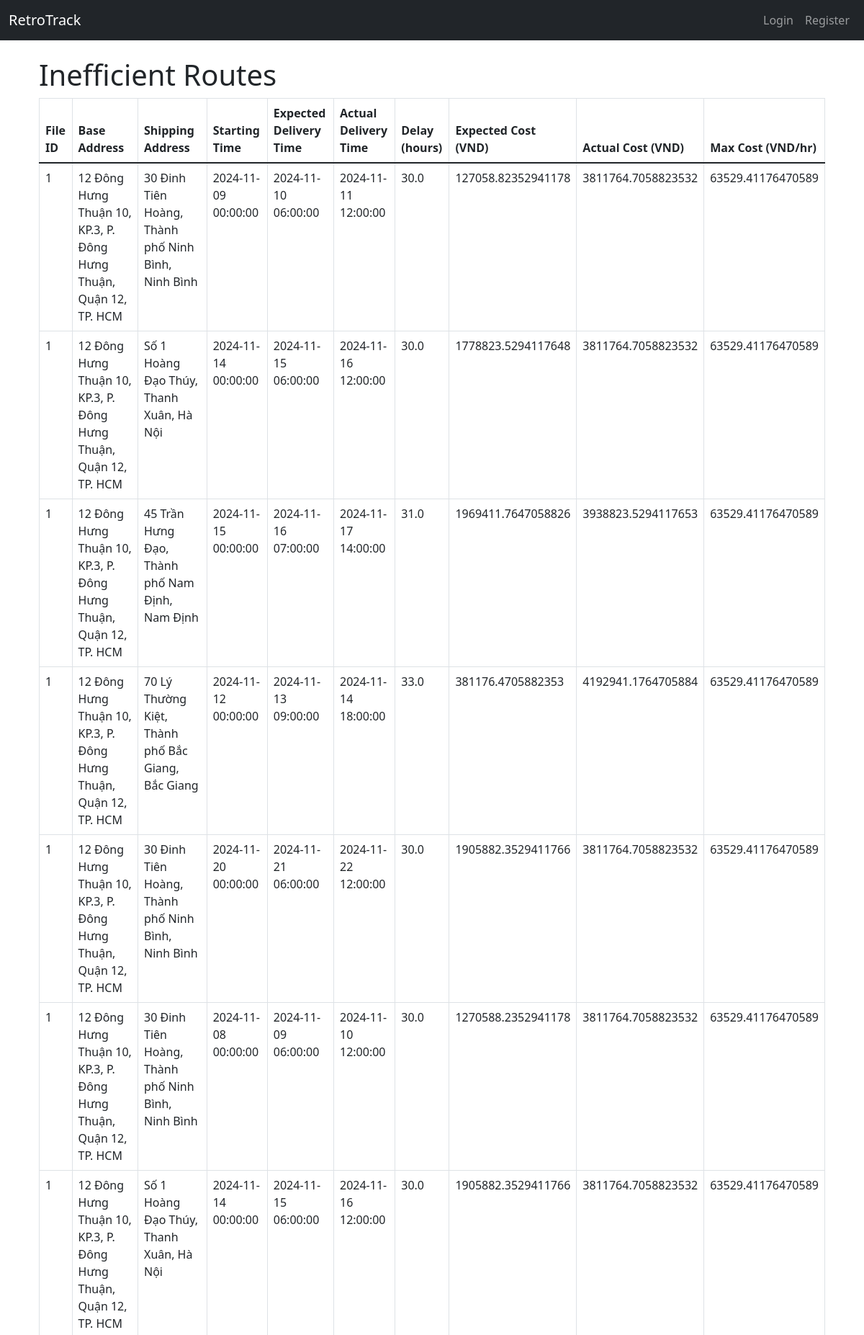
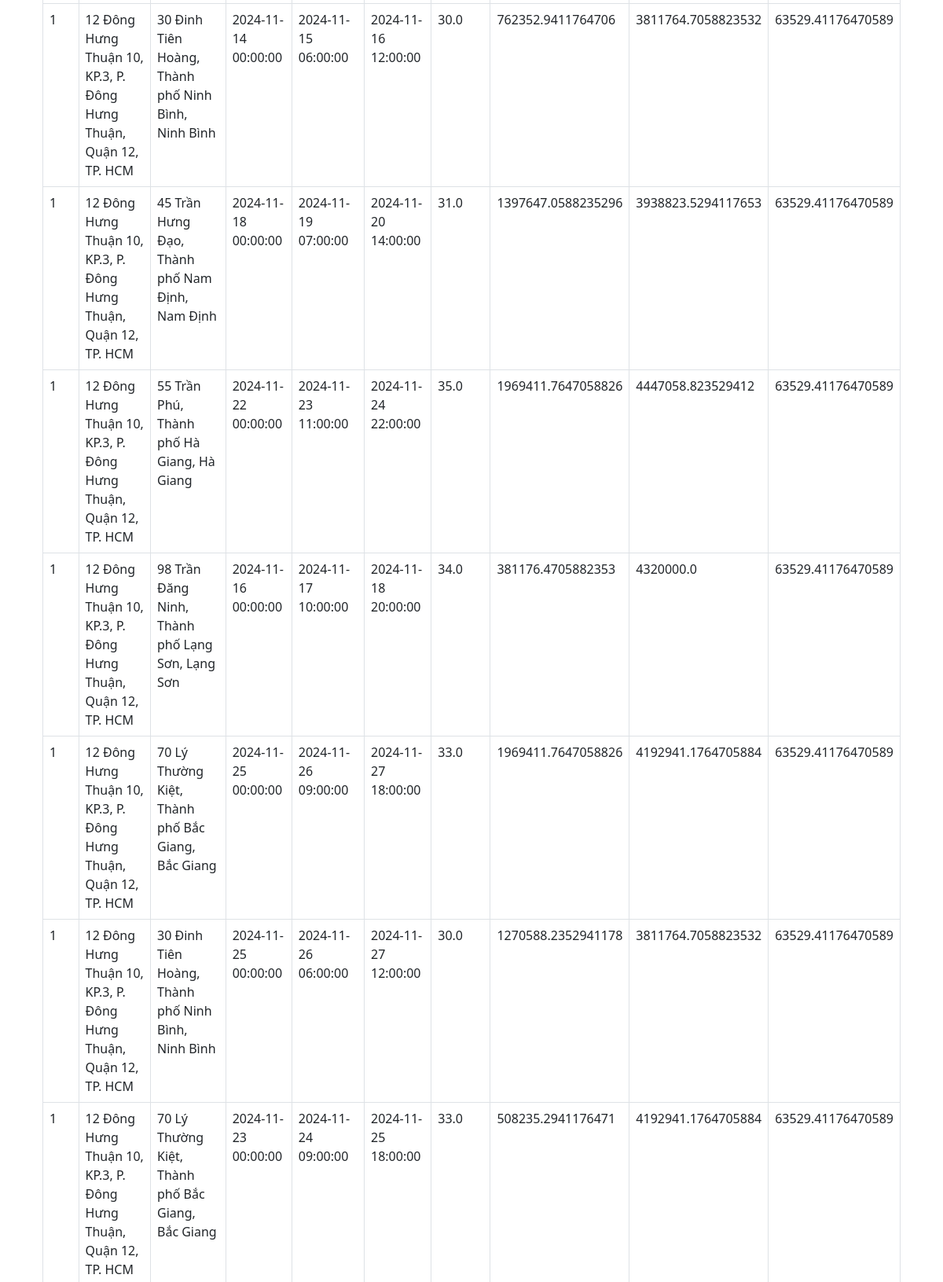
/inefficient (upper part), run on the app's committed database (2 pictures, top to bottom).
### app.py (models this page shows, shortened)
class InefficientRoute(db.Model):
    id = db.Column(db.Integer, primary_key=True)
    file_id = db.Column(db.Integer, db.ForeignKey('file.id'), nullable=False)
    base_address = db.Column(db.String(255), nullable=False)
    shipping_address = db.Column(db.String(255), nullable=False)
    starting_time = db.Column(db.DateTime, nullable=False)
    expected_delivery_time = db.Column(db.DateTime, nullable=False)
    actual_delivery_time = db.Column(db.DateTime, nullable=False)
    expected_delivery_cost = db.Column(db.Float, nullable=False)
    actual_delivery_cost = db.Column(db.Float, nullable=False)
    max_delivery_cost = db.Column(db.Float, nullable=False)

### app.py (the view)
@app.route('/inefficient')
def show_inefficient():
    routes = InefficientRoute.query.all()
    print("Number of inefficient routes found:", len(routes))
    ineffs = []
    for r in routes:
        try:
            delay = (r.actual_delivery_time - r.expected_delivery_time).total_seconds() / 3600.0
        except Exception:
            delay = "N/A"
        ineffs.append({
            "file_id": r.file_id,
            "base_address": r.base_address,
            "shipping_address": r.shipping_address,
            "starting_time": r.starting_time,
            "expected_delivery_time": r.expected_delivery_time,
            "actual_delivery_time": r.actual_delivery_time,
            "expected_delivery_cost": r.expected_delivery_cost,
            "actual_delivery_cost": r.actual_delivery_cost,
            "max_delivery_cost": r.max_delivery_cost,
            "delay_hours": round(delay, 2) if isinstance(delay, (int, float)) else delay
        })
    return render_template("inefficient.html", routes=ineffs)

### app.py (called while the page is built)
@app.context_processor
def inject_now():
    return {"now": datetime.utcnow()}

### templates/inefficient.html
{% extends "base.html" %}
{% block content %}
    <div class="container mt-4">
        <h1>Inefficient Routes</h1>
        {% if routes %}
            <table class="table table-bordered">
                <thead>
                <tr>
                    <th>File ID</th>
                    <th>Base Address</th>
                    <th>Shipping Address</th>
                    <th>Starting Time</th>
                    <th>Expected Delivery Time</th>
                    <th>Actual Delivery Time</th>
                    <th>Delay (hours)</th>
                    <th>Expected Cost (VND)</th>
                    <th>Actual Cost (VND)</th>
                    <th>Max Cost (VND/hr)</th>
                </tr>
                </thead>
                <tbody>
                {% for r in routes %}
                    <tr>
                        <td>{{ r.file_id }}</td>
                        <td>{{ r.base_address }}</td>
                        <td>{{ r.shipping_address }}</td>
                        <td>{{ r.starting_time }}</td>
                        <td>{{ r.expected_delivery_time }}</td>
                        <td>{{ r.actual_delivery_time }}</td>
                        <td>{{ r.delay_hours }}</td>
                        <td>{{ r.expected_delivery_cost }}</td>
                        <td>{{ r.actual_delivery_cost }}</td>
                        <td>{{ r.max_delivery_cost }}</td>
                    </tr>
                {% endfor %}
                </tbody>
            </table>
        {% else %}
            <p>No inefficient routes found.</p>
        {% endif %}
    </div>
{% endblock %}

### data on the page
InefficientRoute: file_id "1", base_address "12 Đông Hưng Thuận 10, KP.3, P. Đông Hưng Thuận, Quận 12, TP. HCM", shipping_address "30 Đinh Tiên Hoàng, Thành phố Ninh Bình, Ninh Bình", starting_time "2024-11-09 00:00:00", expected_delivery_time "2024-11-10 06:00:00", actual_delivery_time "2024-11-11 12:00:00", delay_hours "30.0", expected_delivery_cost "127058.82352941178", actual_delivery_cost "3811764.7058823532", max_delivery_cost "63529.41176470589"
InefficientRoute: file_id "1", base_address "12 Đông Hưng Thuận 10, KP.3, P. Đông Hưng Thuận, Quận 12, TP. HCM", shipping_address "Số 1 Hoàng Đạo Thúy, Thanh Xuân, Hà Nội", starting_time "2024-11-14 00:00:00", expected_delivery_time "2024-11-15 06:00:00", actual_delivery_time "2024-11-16 12:00:00", delay_hours "30.0", expected_delivery_cost "1778823.5294117648", actual_delivery_cost "3811764.7058823532", max_delivery_cost "63529.41176470589"
InefficientRoute: file_id "1", base_address "12 Đông Hưng Thuận 10, KP.3, P. Đông Hưng Thuận, Quận 12, TP. HCM", shipping_address "45 Trần Hưng Đạo, Thành phố Nam Định, Nam Định", starting_time "2024-11-15 00:00:00", expected_delivery_time "2024-11-16 07:00:00", actual_delivery_time "2024-11-17 14:00:00", delay_hours "31.0", expected_delivery_cost "1969411.7647058826", actual_delivery_cost "3938823.5294117653", max_delivery_cost "63529.41176470589"
InefficientRoute: file_id "1", base_address "12 Đông Hưng Thuận 10, KP.3, P. Đông Hưng Thuận, Quận 12, TP. HCM", shipping_address "70 Lý Thường Kiệt, Thành phố Bắc Giang, Bắc Giang", starting_time "2024-11-12 00:00:00", expected_delivery_time "2024-11-13 09:00:00", actual_delivery_time "2024-11-14 18:00:00", delay_hours "33.0", expected_delivery_cost "381176.4705882353", actual_delivery_cost "4192941.1764705884", max_delivery_cost "63529.41176470589"
InefficientRoute: file_id "1", base_address "12 Đông Hưng Thuận 10, KP.3, P. Đông Hưng Thuận, Quận 12, TP. HCM", shipping_address "30 Đinh Tiên Hoàng, Thành phố Ninh Bình, Ninh Bình", starting_time "2024-11-20 00:00:00", expected_delivery_time "2024-11-21 06:00:00", actual_delivery_time "2024-11-22 12:00:00", delay_hours "30.0", expected_delivery_cost "1905882.3529411766", actual_delivery_cost "3811764.7058823532", max_delivery_cost "63529.41176470589"
InefficientRoute: file_id "1", base_address "12 Đông Hưng Thuận 10, KP.3, P. Đông Hưng Thuận, Quận 12, TP. HCM", shipping_address "30 Đinh Tiên Hoàng, Thành phố Ninh Bình, Ninh Bình", starting_time "2024-11-08 00:00:00", expected_delivery_time "2024-11-09 06:00:00", actual_delivery_time "2024-11-10 12:00:00", delay_hours "30.0", expected_delivery_cost "1270588.2352941178", actual_delivery_cost "3811764.7058823532", max_delivery_cost "63529.41176470589"
InefficientRoute: file_id "1", base_address "12 Đông Hưng Thuận 10, KP.3, P. Đông Hưng Thuận, Quận 12, TP. HCM", shipping_address "Số 1 Hoàng Đạo Thúy, Thanh Xuân, Hà Nội", starting_time "2024-11-14 00:00:00", expected_delivery_time "2024-11-15 06:00:00", actual_delivery_time "2024-11-16 12:00:00", delay_hours "30.0", expected_delivery_cost "1905882.3529411766", actual_delivery_cost "3811764.7058823532", max_delivery_cost "63529.41176470589"
InefficientRoute: file_id "1", base_address "12 Đông Hưng Thuận 10, KP.3, P. Đông Hưng Thuận, Quận 12, TP. HCM", shipping_address "30 Đinh Tiên Hoàng, Thành phố Ninh Bình, Ninh Bình", starting_time "2024-11-14 00:00:00", expected_delivery_time "2024-11-15 06:00:00", actual_delivery_time "2024-11-16 12:00:00", delay_hours "30.0", expected_delivery_cost "762352.9411764706", actual_delivery_cost "3811764.7058823532", max_delivery_cost "63529.41176470589"
InefficientRoute: file_id "1", base_address "12 Đông Hưng Thuận 10, KP.3, P. Đông Hưng Thuận, Quận 12, TP. HCM", shipping_address "45 Trần Hưng Đạo, Thành phố Nam Định, Nam Định", starting_time "2024-11-18 00:00:00", expected_delivery_time "2024-11-19 07:00:00", actual_delivery_time "2024-11-20 14:00:00", delay_hours "31.0", expected_delivery_cost "1397647.0588235296", actual_delivery_cost "3938823.5294117653", max_delivery_cost "63529.41176470589"
InefficientRoute: file_id "1", base_address "12 Đông Hưng Thuận 10, KP.3, P. Đông Hưng Thuận, Quận 12, TP. HCM", shipping_address "55 Trần Phú, Thành phố Hà Giang, Hà Giang", starting_time "2024-11-22 00:00:00", expected_delivery_time "2024-11-23 11:00:00", actual_delivery_time "2024-11-24 22:00:00", delay_hours "35.0", expected_delivery_cost "1969411.7647058826", actual_delivery_cost "4447058.823529412", max_delivery_cost "63529.41176470589"
InefficientRoute: file_id "1", base_address "12 Đông Hưng Thuận 10, KP.3, P. Đông Hưng Thuận, Quận 12, TP. HCM", shipping_address "98 Trần Đăng Ninh, Thành phố Lạng Sơn, Lạng Sơn", starting_time "2024-11-16 00:00:00", expected_delivery_time "2024-11-17 10:00:00", actual_delivery_time "2024-11-18 20:00:00", delay_hours "34.0", expected_delivery_cost "381176.4705882353", actual_delivery_cost "4320000.0", max_delivery_cost "63529.41176470589"
InefficientRoute: file_id "1", base_address "12 Đông Hưng Thuận 10, KP.3, P. Đông Hưng Thuận, Quận 12, TP. HCM", shipping_address "70 Lý Thường Kiệt, Thành phố Bắc Giang, Bắc Giang", starting_time "2024-11-25 00:00:00", expected_delivery_time "2024-11-26 09:00:00", actual_delivery_time "2024-11-27 18:00:00", delay_hours "33.0", expected_delivery_cost "1969411.7647058826", actual_delivery_cost "4192941.1764705884", max_delivery_cost "63529.41176470589"
InefficientRoute: file_id "1", base_address "12 Đông Hưng Thuận 10, KP.3, P. Đông Hưng Thuận, Quận 12, TP. HCM", shipping_address "30 Đinh Tiên Hoàng, Thành phố Ninh Bình, Ninh Bình", starting_time "2024-11-25 00:00:00", expected_delivery_time "2024-11-26 06:00:00", actual_delivery_time "2024-11-27 12:00:00", delay_hours "30.0", expected_delivery_cost "1270588.2352941178", actual_delivery_cost "3811764.7058823532", max_delivery_cost "63529.41176470589"
InefficientRoute: file_id "1", base_address "12 Đông Hưng Thuận 10, KP.3, P. Đông Hưng Thuận, Quận 12, TP. HCM", shipping_address "70 Lý Thường Kiệt, Thành phố Bắc Giang, Bắc Giang", starting_time "2024-11-23 00:00:00", expected_delivery_time "2024-11-24 09:00:00", actual_delivery_time "2024-11-25 18:00:00", delay_hours "33.0", expected_delivery_cost "508235.2941176471", actual_delivery_cost "4192941.1764705884", max_delivery_cost "63529.41176470589"
